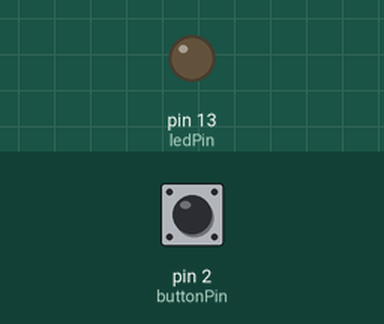
Recording of a sketch running on a simulated Arduino Uno, built with avr-gcc and run on an emulated ATmega328P. On the bench: output pins drawn as LEDs (lit = HIGH). The test bench sets the inputs (shaded band); at power-on: pin 2 (buttonPin) HIGH.

Above: at 1.2 s.
1.3 s: pin 2 (buttonPin) pulled LOW for 0.15 s
At 1.9 s:
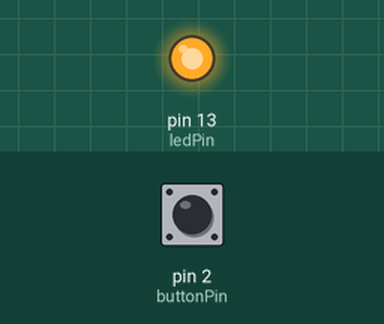
2.9 s: pin 2 (buttonPin) pulled LOW for 1 s
At 3.2 s:
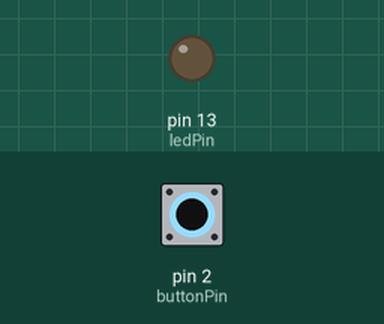
5.4 s: pin 2 (buttonPin) pulled LOW for 3.2 s
At 6.3 s:
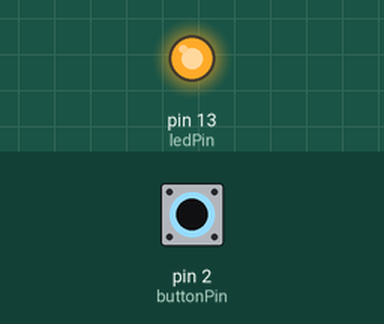
Timing chart, 0 to 8.4 s (numbered marks = the images above; inputs shaded):
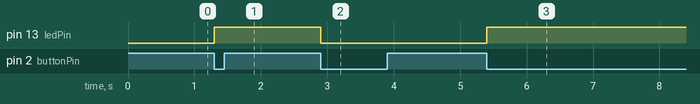

The sketch:

toggle_using_push_button.ino
```cpp
const int buttonPin=2; // button connected to pin 2
const int ledPin=13;   // LED connected to pin 13
bool LedState=LOW;  // current led state
int lastButtonState=LOW; // stores last button reading

void setup() {
pinMode(buttonPin,INPUT_PULLUP) ; // button with input pullup(input pullup has inverse logic)
pinMode(ledPin,OUTPUT);
// put your setup code here, to run once:

}

void loop() {
  int buttonState= digitalRead(buttonPin);
  // detect button press transition (HIGH → LOW because of pull-up)
  if (buttonState==LOW && lastButtonState==HIGH) //Last state	Current state	Meaning
  { LedState=!LedState;                         //HIGH	LOW	Button just pressed
    digitalWrite(ledPin,LedState);              //LOW	LOW	Button held down
    delay(200); // done to prevent debounce(multiple toggle at single press)
  }                                             //LOW	HIGH	Button released
                                                //HIGH	HIGH	Button not pressed
  lastButtonState=buttonState; //Updating buttonstate


}
```

Measured:
- after the input at 1.3 s, pin 13 (ledPin): LOW → HIGH at once
- after the input at 2.9 s, pin 13 (ledPin): HIGH → LOW at once
- after the input at 5.4 s, pin 13 (ledPin): LOW → HIGH at once
